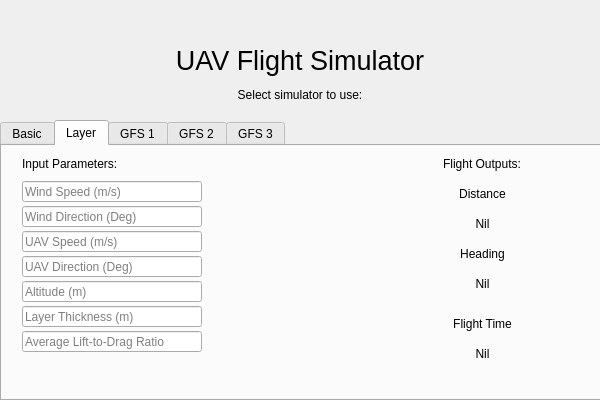
<?xml version="1.0" encoding="UTF-8"?>
<ui version="4.0">
 <class>MainWidget</class>
 <widget class="QWidget" name="MainWidget">
  <property name="geometry">
   <rect>
    <x>0</x>
    <y>0</y>
    <width>600</width>
    <height>400</height>
   </rect>
  </property>
  <property name="windowTitle">
   <string>MainWidget</string>
  </property>
  <widget class="QLabel" name="Header">
   <property name="geometry">
    <rect>
     <x>0</x>
     <y>30</y>
     <width>600</width>
     <height>61</height>
    </rect>
   </property>
   <property name="font">
    <font>
     <pointsize>20</pointsize>
    </font>
   </property>
   <property name="text">
    <string>UAV Flight Simulator</string>
   </property>
   <property name="scaledContents">
    <bool>true</bool>
   </property>
   <property name="alignment">
    <set>Qt::AlignCenter</set>
   </property>
  </widget>
  <widget class="QLabel" name="MainLabel">
   <property name="geometry">
    <rect>
     <x>0</x>
     <y>85</y>
     <width>600</width>
     <height>20</height>
    </rect>
   </property>
   <property name="text">
    <string>Select simulator to use:</string>
   </property>
   <property name="alignment">
    <set>Qt::AlignCenter</set>
   </property>
  </widget>
  <widget class="QTabWidget" name="tabWidget_Main">
   <property name="geometry">
    <rect>
     <x>0</x>
     <y>120</y>
     <width>601</width>
     <height>281</height>
    </rect>
   </property>
   <property name="currentIndex">
    <number>1</number>
   </property>
   <widget class="QWidget" name="Basic">
    <attribute name="title">
     <string>Basic</string>
    </attribute>
    <widget class="QLabel" name="InputLabel">
     <property name="geometry">
      <rect>
       <x>20</x>
       <y>10</y>
       <width>120</width>
       <height>16</height>
      </rect>
     </property>
     <property name="text">
      <string>Input Parameters:</string>
     </property>
    </widget>
    <widget class="QLineEdit" name="InputLabel_Wind_Speed">
     <property name="geometry">
      <rect>
       <x>20</x>
       <y>35</y>
       <width>180</width>
       <height>21</height>
      </rect>
     </property>
     <property name="placeholderText">
      <string>Wind Speed (m/s)</string>
     </property>
    </widget>
    <widget class="QLineEdit" name="InputLabel_Wind_Direction">
     <property name="geometry">
      <rect>
       <x>20</x>
       <y>60</y>
       <width>180</width>
       <height>21</height>
      </rect>
     </property>
     <property name="placeholderText">
      <string>Wind Direction (Deg)</string>
     </property>
    </widget>
    <widget class="QLineEdit" name="InputLabel_UAV_Speed">
     <property name="geometry">
      <rect>
       <x>20</x>
       <y>85</y>
       <width>180</width>
       <height>21</height>
      </rect>
     </property>
     <property name="placeholderText">
      <string>UAV Speed (m/s)</string>
     </property>
    </widget>
    <widget class="QLineEdit" name="InputLabel_UAV_Direction">
     <property name="geometry">
      <rect>
       <x>20</x>
       <y>110</y>
       <width>180</width>
       <height>21</height>
      </rect>
     </property>
     <property name="placeholderText">
      <string>UAV Direction (Deg)</string>
     </property>
    </widget>
    <widget class="QLineEdit" name="InputLabel_Altitude">
     <property name="geometry">
      <rect>
       <x>20</x>
       <y>135</y>
       <width>180</width>
       <height>21</height>
      </rect>
     </property>
     <property name="placeholderText">
      <string>Altitude (m)</string>
     </property>
    </widget>
    <widget class="QLineEdit" name="InputLabel_LD_Ratio">
     <property name="geometry">
      <rect>
       <x>20</x>
       <y>160</y>
       <width>180</width>
       <height>21</height>
      </rect>
     </property>
     <property name="placeholderText">
      <string>Average Lift-to-Drag Ratio</string>
     </property>
    </widget>
    <widget class="QLabel" name="OutputLabel">
     <property name="geometry">
      <rect>
       <x>380</x>
       <y>10</y>
       <width>200</width>
       <height>16</height>
      </rect>
     </property>
     <property name="text">
      <string>Flight Outputs (For Plot Flight):</string>
     </property>
     <property name="alignment">
      <set>Qt::AlignCenter</set>
     </property>
    </widget>
    <widget class="QPushButton" name="Button_PlotFlight">
     <property name="geometry">
      <rect>
       <x>220</x>
       <y>50</y>
       <width>150</width>
       <height>32</height>
      </rect>
     </property>
     <property name="text">
      <string>Plot Flight</string>
     </property>
    </widget>
    <widget class="QPushButton" name="Button_PlotWindContour">
     <property name="geometry">
      <rect>
       <x>220</x>
       <y>90</y>
       <width>150</width>
       <height>32</height>
      </rect>
     </property>
     <property name="text">
      <string>Plot Wind Contour</string>
     </property>
    </widget>
    <widget class="QPushButton" name="Button_PlotFlightContour">
     <property name="geometry">
      <rect>
       <x>220</x>
       <y>130</y>
       <width>150</width>
       <height>32</height>
      </rect>
     </property>
     <property name="text">
      <string>Plot Flight Contour</string>
     </property>
    </widget>
    <widget class="QLabel" name="OutputLabel_Distance">
     <property name="geometry">
      <rect>
       <x>420</x>
       <y>40</y>
       <width>121</width>
       <height>16</height>
      </rect>
     </property>
     <property name="text">
      <string>Distance</string>
     </property>
     <property name="alignment">
      <set>Qt::AlignCenter</set>
     </property>
    </widget>
    <widget class="QLabel" name="OutputLabel_Heading">
     <property name="geometry">
      <rect>
       <x>420</x>
       <y>100</y>
       <width>121</width>
       <height>16</height>
      </rect>
     </property>
     <property name="text">
      <string>Heading</string>
     </property>
     <property name="alignment">
      <set>Qt::AlignCenter</set>
     </property>
    </widget>
    <widget class="QLabel" name="OutputLabel_Flight_Time">
     <property name="geometry">
      <rect>
       <x>420</x>
       <y>170</y>
       <width>121</width>
       <height>16</height>
      </rect>
     </property>
     <property name="text">
      <string>Flight Time</string>
     </property>
     <property name="alignment">
      <set>Qt::AlignCenter</set>
     </property>
    </widget>
    <widget class="QLabel" name="OutputLabel_ShowFlightTime">
     <property name="geometry">
      <rect>
       <x>420</x>
       <y>200</y>
       <width>121</width>
       <height>16</height>
      </rect>
     </property>
     <property name="text">
      <string>Nil</string>
     </property>
     <property name="alignment">
      <set>Qt::AlignCenter</set>
     </property>
    </widget>
    <widget class="QLabel" name="OutputLabel_ShowHeading">
     <property name="geometry">
      <rect>
       <x>420</x>
       <y>130</y>
       <width>121</width>
       <height>16</height>
      </rect>
     </property>
     <property name="text">
      <string>Nil</string>
     </property>
     <property name="alignment">
      <set>Qt::AlignCenter</set>
     </property>
    </widget>
    <widget class="QLabel" name="OutputLabel_ShowDistance">
     <property name="geometry">
      <rect>
       <x>420</x>
       <y>70</y>
       <width>121</width>
       <height>16</height>
      </rect>
     </property>
     <property name="text">
      <string>Nil</string>
     </property>
     <property name="alignment">
      <set>Qt::AlignCenter</set>
     </property>
    </widget>
   </widget>
   <widget class="QWidget" name="Layer">
    <attribute name="title">
     <string>Layer</string>
    </attribute>
    <widget class="QStackedWidget" name="stackedWidget">
     <property name="geometry">
      <rect>
       <x>20</x>
       <y>0</y>
       <width>281</width>
       <height>241</height>
      </rect>
     </property>
     <property name="currentIndex">
      <number>0</number>
     </property>
     <widget class="QWidget" name="page_1">
      <widget class="QLineEdit" name="InputLabel_UAV_Speed_2">
       <property name="geometry">
        <rect>
         <x>0</x>
         <y>85</y>
         <width>180</width>
         <height>21</height>
        </rect>
       </property>
       <property name="placeholderText">
        <string>UAV Speed (m/s)</string>
       </property>
      </widget>
      <widget class="QLineEdit" name="InputLabel_LD_Ratio_2">
       <property name="geometry">
        <rect>
         <x>0</x>
         <y>160</y>
         <width>180</width>
         <height>21</height>
        </rect>
       </property>
       <property name="placeholderText">
        <string>Layer Thickness (m)</string>
       </property>
      </widget>
      <widget class="QLineEdit" name="InputLabel_Wind_Speed_2">
       <property name="geometry">
        <rect>
         <x>0</x>
         <y>35</y>
         <width>180</width>
         <height>21</height>
        </rect>
       </property>
       <property name="placeholderText">
        <string>Wind Speed (m/s)</string>
       </property>
      </widget>
      <widget class="QLineEdit" name="InputLabel_LD_Ratio_3">
       <property name="geometry">
        <rect>
         <x>0</x>
         <y>185</y>
         <width>180</width>
         <height>21</height>
        </rect>
       </property>
       <property name="placeholderText">
        <string>Average Lift-to-Drag Ratio</string>
       </property>
      </widget>
      <widget class="QLineEdit" name="InputLabel_Altitude_2">
       <property name="geometry">
        <rect>
         <x>0</x>
         <y>135</y>
         <width>180</width>
         <height>21</height>
        </rect>
       </property>
       <property name="placeholderText">
        <string>Altitude (m)</string>
       </property>
      </widget>
      <widget class="QLineEdit" name="InputLabel_UAV_Direction_2">
       <property name="geometry">
        <rect>
         <x>0</x>
         <y>110</y>
         <width>180</width>
         <height>21</height>
        </rect>
       </property>
       <property name="placeholderText">
        <string>UAV Direction (Deg)</string>
       </property>
      </widget>
      <widget class="QLineEdit" name="InputLabel_Wind_Direction_2">
       <property name="geometry">
        <rect>
         <x>0</x>
         <y>60</y>
         <width>180</width>
         <height>21</height>
        </rect>
       </property>
       <property name="placeholderText">
        <string>Wind Direction (Deg)</string>
       </property>
      </widget>
      <widget class="QLabel" name="InputLabel_2">
       <property name="geometry">
        <rect>
         <x>0</x>
         <y>10</y>
         <width>120</width>
         <height>16</height>
        </rect>
       </property>
       <property name="text">
        <string>Input Parameters:</string>
       </property>
      </widget>
     </widget>
     <widget class="QWidget" name="page">
      <widget class="QLabel" name="InputLabel_Layers">
       <property name="geometry">
        <rect>
         <x>60</x>
         <y>70</y>
         <width>120</width>
         <height>16</height>
        </rect>
       </property>
       <property name="text">
        <string>Number of Layers:</string>
       </property>
       <property name="alignment">
        <set>Qt::AlignCenter</set>
       </property>
      </widget>
      <widget class="QLineEdit" name="InputLabe_NoLayers">
       <property name="geometry">
        <rect>
         <x>60</x>
         <y>90</y>
         <width>120</width>
         <height>21</height>
        </rect>
       </property>
      </widget>
      <widget class="QPushButton" name="Button_ConfirmLayers">
       <property name="geometry">
        <rect>
         <x>60</x>
         <y>110</y>
         <width>120</width>
         <height>32</height>
        </rect>
       </property>
       <property name="text">
        <string>Next</string>
       </property>
      </widget>
     </widget>
    </widget>
    <widget class="QLabel" name="Layer_OutputLabel_Heading">
     <property name="geometry">
      <rect>
       <x>420</x>
       <y>100</y>
       <width>121</width>
       <height>16</height>
      </rect>
     </property>
     <property name="text">
      <string>Heading</string>
     </property>
     <property name="alignment">
      <set>Qt::AlignCenter</set>
     </property>
    </widget>
    <widget class="QLabel" name="Layer_OutputLabel_ShowHeading">
     <property name="geometry">
      <rect>
       <x>420</x>
       <y>130</y>
       <width>121</width>
       <height>16</height>
      </rect>
     </property>
     <property name="text">
      <string>Nil</string>
     </property>
     <property name="alignment">
      <set>Qt::AlignCenter</set>
     </property>
    </widget>
    <widget class="QLabel" name="Layer_OutputLabel_Flight_Time">
     <property name="geometry">
      <rect>
       <x>420</x>
       <y>170</y>
       <width>121</width>
       <height>16</height>
      </rect>
     </property>
     <property name="text">
      <string>Flight Time</string>
     </property>
     <property name="alignment">
      <set>Qt::AlignCenter</set>
     </property>
    </widget>
    <widget class="QLabel" name="Layer_OutputLabel_ShowFlightTime">
     <property name="geometry">
      <rect>
       <x>420</x>
       <y>200</y>
       <width>121</width>
       <height>16</height>
      </rect>
     </property>
     <property name="text">
      <string>Nil</string>
     </property>
     <property name="alignment">
      <set>Qt::AlignCenter</set>
     </property>
    </widget>
    <widget class="QLabel" name="Layer_OutputLabel_Distance">
     <property name="geometry">
      <rect>
       <x>420</x>
       <y>40</y>
       <width>121</width>
       <height>16</height>
      </rect>
     </property>
     <property name="text">
      <string>Distance</string>
     </property>
     <property name="alignment">
      <set>Qt::AlignCenter</set>
     </property>
    </widget>
    <widget class="QLabel" name="Layer_OutputLabel_ShowDistance">
     <property name="geometry">
      <rect>
       <x>420</x>
       <y>70</y>
       <width>121</width>
       <height>16</height>
      </rect>
     </property>
     <property name="text">
      <string>Nil</string>
     </property>
     <property name="alignment">
      <set>Qt::AlignCenter</set>
     </property>
    </widget>
    <widget class="QLabel" name="Layer_OutputLabel">
     <property name="geometry">
      <rect>
       <x>380</x>
       <y>10</y>
       <width>200</width>
       <height>16</height>
      </rect>
     </property>
     <property name="text">
      <string>Flight Outputs:</string>
     </property>
     <property name="alignment">
      <set>Qt::AlignCenter</set>
     </property>
    </widget>
   </widget>
   <widget class="QWidget" name="GFS_1">
    <attribute name="title">
     <string>GFS 1</string>
    </attribute>
   </widget>
   <widget class="QWidget" name="GFS_2">
    <attribute name="title">
     <string>GFS 2</string>
    </attribute>
   </widget>
   <widget class="QWidget" name="GFS_3">
    <attribute name="title">
     <string>GFS 3</string>
    </attribute>
   </widget>
  </widget>
 </widget>
 <layoutdefault spacing="6" margin="11"/>
 <resources/>
 <connections/>
</ui>
